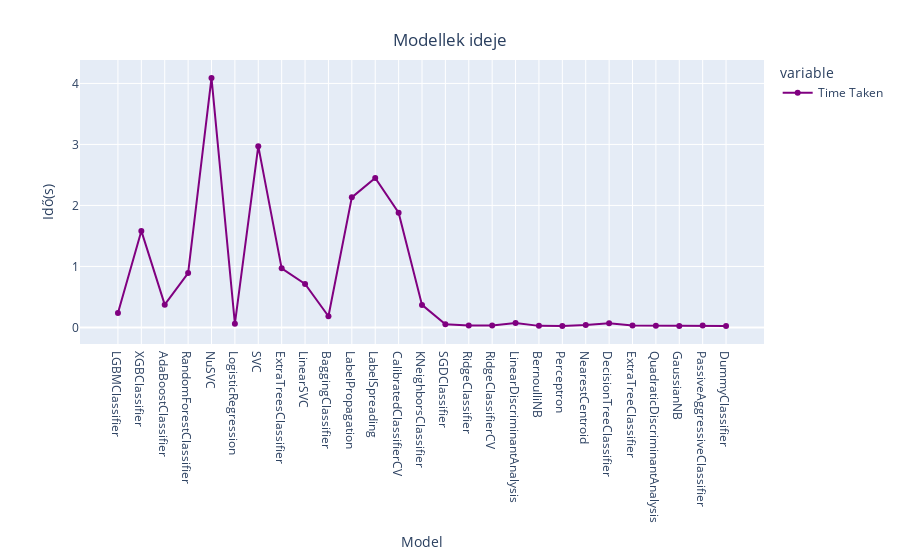

The notebook cell this image was saved under:
### Code cell
line = px.line(data_frame= models ,y =["Time Taken"] , markers = True)
line.update_xaxes(title="Model",
              rangeslider_visible = False)
line.update_yaxes(title = "Idő(s)")
line.update_traces(line_color="purple")
line.update_layout(showlegend = True,
    title = {
        'text': 'Modellek ideje',
        'y':0.94,
        'x':0.5,
        'xanchor': 'center',
        'yanchor': 'top'})

line.show()

### Figure 1 — Plotly figure (JSON) as saved in the notebook; plotly's stock layout.template omitted (floating-point values rounded to 4 significant figures)
{"data": [{"hovertemplate": "variable=Time Taken<br>Model=%{x}<br>value=%{y}<extra></extra>", "legendgroup": "Time Taken", "line": {"color": "purple", "dash": "solid"}, "marker": {"symbol": "circle"}, "mode": "markers+lines", "name": "Time Taken", "orientation": "v", "showlegend": true, "type": "scatter", "x": ["LGBMClassifier", "XGBClassifier", "AdaBoostClassifier", "RandomForestClassifier", "NuSVC", "LogisticRegression", "SVC", "ExtraTreesClassifier", "LinearSVC", "BaggingClassifier", "LabelPropagation", "LabelSpreading", "CalibratedClassifierCV", "KNeighborsClassifier", "SGDClassifier", "RidgeClassifier", "RidgeClassifierCV", "LinearDiscriminantAnalysis", "BernoulliNB", "Perceptron", "NearestCentroid", "DecisionTreeClassifier", "ExtraTreeClassifier", "QuadraticDiscriminantAnalysis", "GaussianNB", "PassiveAggressiveClassifier", "DummyClassifier"], "xaxis": "x", "y": [0.238, 1.582, 0.374, 0.8917, 4.09, 0.061, 2.972, 0.9689, 0.7128, 0.184, 2.133, 2.452, 1.881, 0.37, 0.052, 0.03305, 0.03095, 0.071, 0.026, 0.02402, 0.04, 0.068, 0.034, 0.02922, 0.025, 0.03104, 0.023], "yaxis": "y"}], "layout": {"legend": {"title": {"text": "variable"}, "tracegroupgap": 0}, "margin": {"t": 60}, "showlegend": true, "title": {"text": "Modellek ideje", "x": 0.5, "xanchor": "center", "y": 0.94, "yanchor": "top"}, "xaxis": {"anchor": "y", "domain": [0, 1], "rangeslider": {"visible": false}, "title": {"text": "Model"}}, "yaxis": {"anchor": "x", "domain": [0, 1], "title": {"text": "Idő(s)"}}}}
